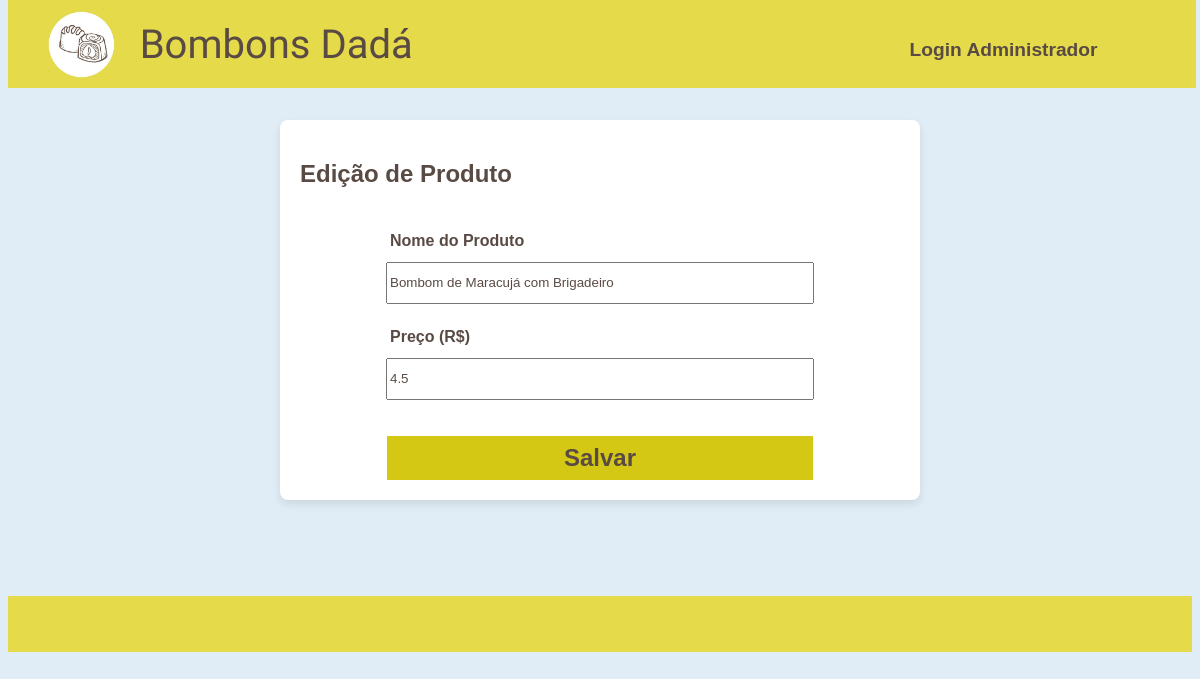
The app's page /editar-produto/2 (signed in), older data.
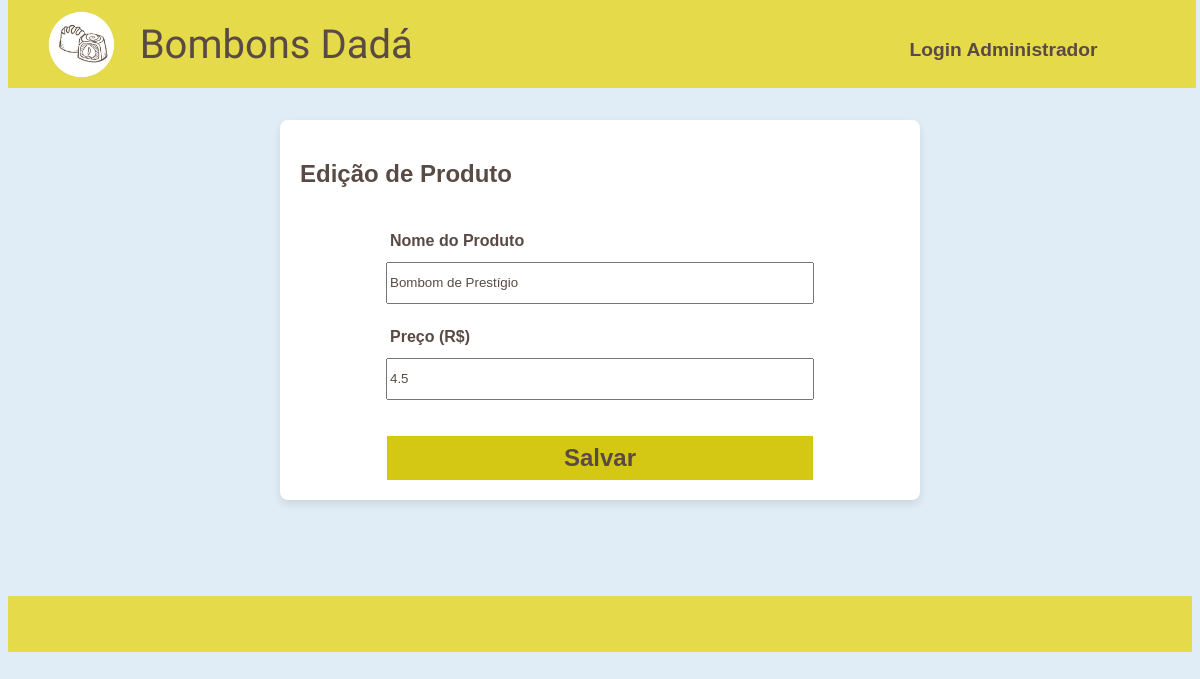
The same page, newer data.
### appo/models.py (models this page shows)
class Produto(db.Model):
    id = db.Column(db.Integer, primary_key=True)
    name = db.Column(db.String(100), nullable=False)
    price = db.Column(db.Float, nullable=False)
    image = db.Column(db.String(200), nullable=False)

### appo/routes.py (the view)
@app.route('/editar-produto/<int:id>', methods=['GET', 'POST'])
def editar_produto(id):
    if 'user_id' not in session:  # Verifica se o usuário está logado
        flash('Faça login para acessar esta página', 'warning')
        return redirect(url_for('login'))
    produto = Produto.query.get_or_404(id)  # Busca o produto pelo ID
    form = ProdutoForm(obj=produto)  # Preenche o formulário com os dados do produto
    if form.validate_on_submit():
        produto.name = form.name.data
        produto.price = form.price.data
        db.session.commit()  # Salva as alterações no banco de dados
        flash('Produto atualizado com sucesso!', 'success')
        return redirect(url_for('admprodutos'))
    return render_template('editar_produto.html', form=form, produto=produto)

### appo/forms.py
class ProdutoForm(FlaskForm):
    name = StringField('Nome do Produto', validators=[DataRequired()])
    price = FloatField('Preço (R$)', validators=[DataRequired()])
    image = FileField('Imagem do Produto', validators=[DataRequired()])
    submit = SubmitField('Cadastrar Produto')

### appo/templates/editar_produto.html (shortened to what this page needs)
<!DOCTYPE html>
<html lang="en">
<head>
    <link rel="stylesheet" href="../static/Style/style.css">
    <link rel="stylesheet" href="../static/Style/media.css">
    <link rel="stylesheet" href="../static/Style/adm.css">
    <link rel="stylesheet" href="../static/Style/mobile.css">
</head>
<body>
    <header>
        <nav>
            <div>
                <img src="../static/Imagens/icone2.webp" id="logo-header">
                <h1>Bombons Dadá</h1>
            </div>
            <div id="linkinicio">
                <a>Login Administrador</a>
            </div>
        </nav>
    </header>
    <main>
        <div id="idpopup">
            <div class="divcadastroprodutos">
                <h2>Edição de Produto</h2>
                <form method="POST" enctype="multipart/form-data" id="form">
                    <label for="name">Nome do Produto</label>
                    {{ form.name() }}
                    <label for="price">Preço (R$)</label>
                    {{ form.price() }}
                    <button type="submit">Salvar</button>
                </form>
            </div>
        </div>
    </main>
    <footer>
    </footer>
</body>
</html>

Row changes from the older to the newer data that the page shows:
changed Produto: name "Bombom de Maracujá com Brigadeiro" → "Bombom de Prestígio"
